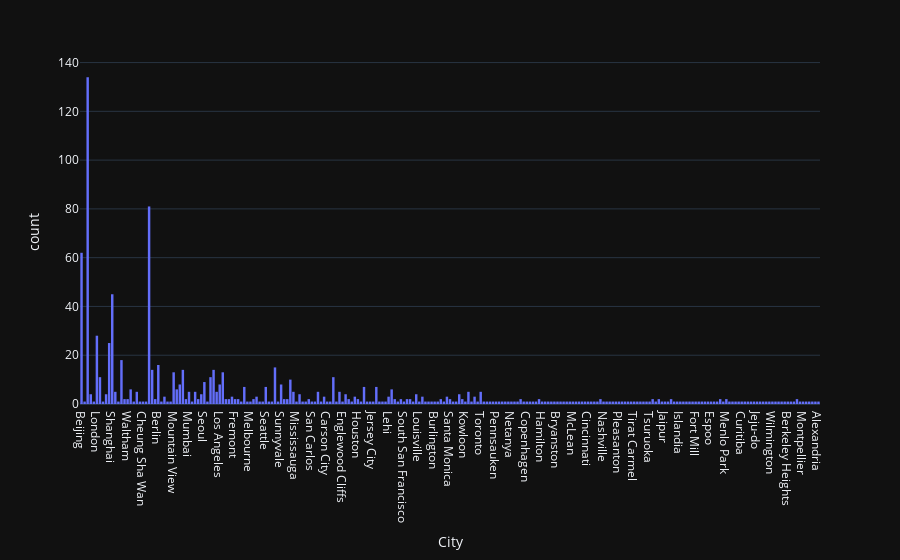

Notebook cell for this chart:
### Code cell
px.histogram(df,x='City',template='plotly_dark')

### Figure 1 — Plotly figure (JSON) as saved in the notebook; plotly's stock layout.template omitted (floating-point values rounded to 4 significant figures; data arrays with more than 128 entries replaced by an {"elided": "..."} marker saying what was removed)
{"data": [{"alignmentgroup": "True", "bingroup": "x", "hovertemplate": "City=%{x}<br>count=%{y}<extra></extra>", "legendgroup": "", "marker": {"color": "#636efa", "pattern": {"shape": ""}}, "name": "", "offsetgroup": "", "orientation": "v", "showlegend": false, "type": "histogram", "x": {"elided": "936 str values"}, "xaxis": "x", "yaxis": "y"}], "layout": {"barmode": "relative", "legend": {"tracegroupgap": 0}, "margin": {"t": 60}, "xaxis": {"anchor": "y", "domain": [0, 1], "title": {"text": "City"}}, "yaxis": {"anchor": "x", "domain": [0, 1], "title": {"text": "count"}}}}
